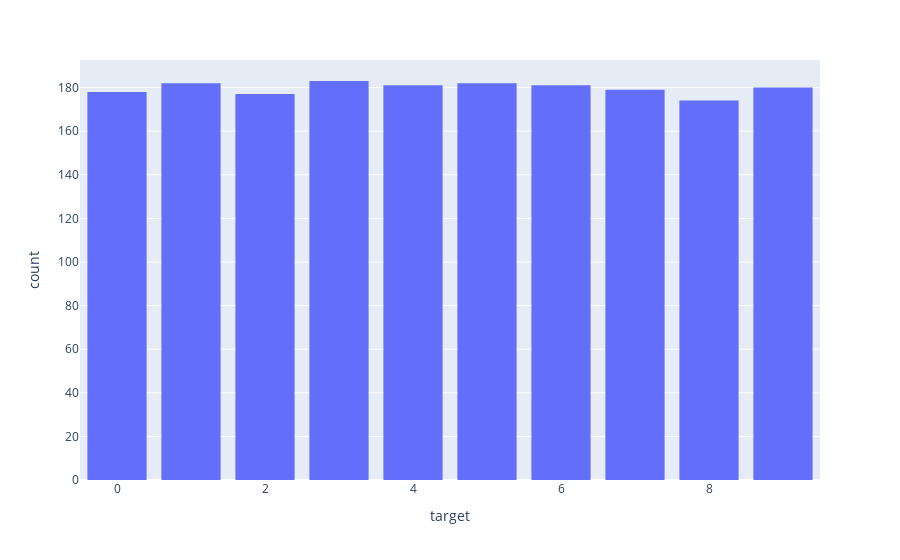

This figure's notebook cell:
### Code cell
fig = px.histogram(data, x="target")
fig.update_layout(bargap=0.2)
fig.show()

### Figure 1 — Plotly figure (JSON) as saved in the notebook; plotly's stock layout.template omitted (floating-point values rounded to 4 significant figures; data arrays with more than 128 entries replaced by an {"elided": "..."} marker saying what was removed)
{"data": [{"alignmentgroup": "True", "bingroup": "x", "hovertemplate": "target=%{x}<br>count=%{y}<extra></extra>", "legendgroup": "", "marker": {"color": "#636efa", "pattern": {"shape": ""}}, "name": "", "offsetgroup": "", "orientation": "v", "showlegend": false, "type": "histogram", "x": {"elided": "1797 int values"}, "xaxis": "x", "yaxis": "y"}], "layout": {"bargap": 0.2, "barmode": "relative", "legend": {"tracegroupgap": 0}, "margin": {"t": 60}, "xaxis": {"anchor": "y", "domain": [0, 1], "title": {"text": "target"}}, "yaxis": {"anchor": "x", "domain": [0, 1], "title": {"text": "count"}}}}
